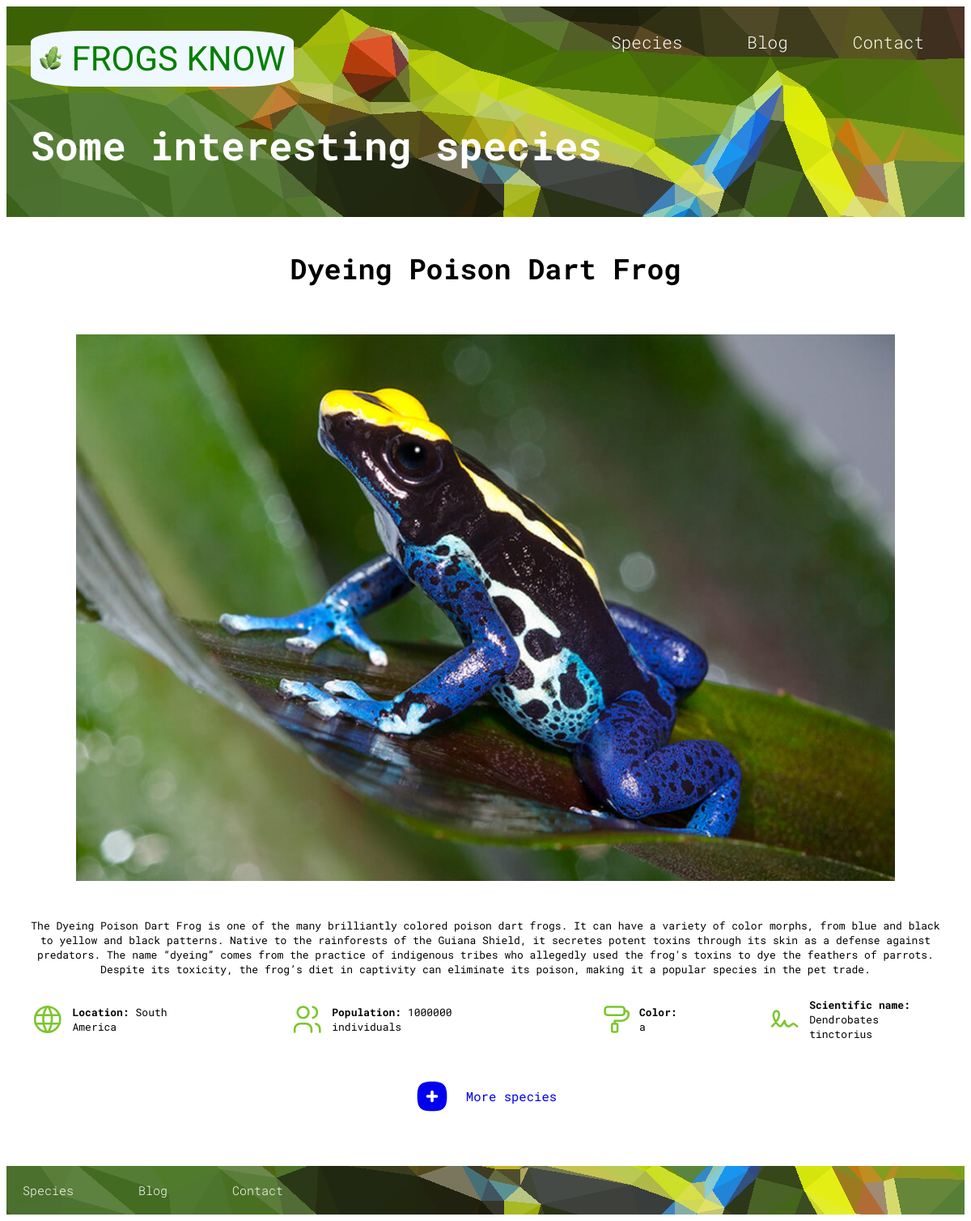
/specie.php?name=Dyeing+Poison+Dart+Frog, run on the app's committed database.
### tables this page shows
CREATE TABLE IF NOT EXISTS `species` (
  `id` INT(11) NOT NULL AUTO_INCREMENT,
  `name` VARCHAR(45) NOT NULL,
  `continent` VARCHAR(45) NOT NULL,
  `short_description` VARCHAR(200) NOT NULL,
  `description` LONGTEXT NOT NULL,
  `picture` VARCHAR(200) NOT NULL,
  `population` INT(15) NOT NULL,
  `color` VARCHAR(45) NOT NULL,
  `name_scientific` VARCHAR(45) NOT NULL,
  PRIMARY KEY (`id`));

### includes/db/db.php (called while the page is built, shortened)
<?php
    function obtainInfoSpecie($db, $name) : array {
        $name = $db->real_escape_string($name);
        $sql = "SELECT * FROM species WHERE name = ?";
        if ($stmt = $db->prepare($sql)) {
        $stmt->bind_param('s', $name);
        $stmt->execute();
        $result = $stmt->get_result();
        if ($result) {
            if ($result->num_rows > 0) {
                $info = $result->fetch_assoc();
                return $info;
            } else {;
                return [];
            }
        } else {
            echo 'Error en la consulta: ' . $stmt->error;
            return [];
        }
    }
    }
?>

### specie.php (the view, shortened to what this page needs)
<!DOCTYPE html>
<html lang="en">
<head>
    <link rel="stylesheet" href="build/css/specie.css">
</head>
<body>
    <header class="header">
        <section class="contenedor">
            <div class="barra">
                <a href="/" class="logo">
                    <img src="build/img/logo.svg">
                    FROGS KNOW
                </a>
            <nav class="naveg">
                <a href="species.php">Species</a>
                <a href="blog.php">Blog</a>
                <a href="contact.html">Contact</a>
            </nav>
            </div>
            <h1 class="titulo">Some interesting species</h1>
    </header>
    <main>
        <?php
        include '/apache/htdocs/FrogsKnow/includes/db/db.php';
        if (isset($_GET['name'])) {
            $name = urldecode($_GET['name']);
            $db = connectDB();
            $specie = obtainInfoSpecie($db, $name);
            if (! $specie) {
                echo 'No se encontró la especie :(';
            }
            else {
                echo '
                <section class="title-specie">
                    <h1>'.htmlspecialchars($specie['name']).'</h1>
                </section>
                <picture class="pic">
                    <source srcset="build/img/'.htmlspecialchars($specie['picture']).'.jpg" type="image/jpg">
                    <img loading="lazy" src="build/img/'.htmlspecialchars($specie['picture']).'.jpg" alt="specie">
                </picture>
                <p>'.htmlspecialchars($specie['description']).'</p>
                <div class="info-specie">
                    <div class="characteristic">
                        <p><span>Location:</span> '.htmlspecialchars($specie['continent']).'</p>
                    </div>
                    <div class="characteristic">
                        <p><span>Population: </span> '.htmlspecialchars($specie['population']).' individuals</p>
                    </div>
                    <div class="characteristic">
                        <p><span>Color: </span> '.htmlspecialchars($specie['color']).'</p>
                    </div>
                    <div class="characteristic">
                        <p><span>Scientific name: <br></span> '.htmlspecialchars($specie['name_scientific']).'</p>
                    </div>
                </div>
                ';
            }
        } else {
            echo 'Error al obtener especie';
        }
        ?>
    <section>
        <a class="more" href="species.php">
            <p>More species</p>
        </a>
    </section>
    </main>
    <footer class="footer">
        <nav class="naveg">
            <a href="species.php">Species</a>
            <a href="blog.php">Blog</a>
            <a href="contact.html">Contact</a>
        </nav>
    </footer>
</body>
</html>

### build/css/specie.css (style rules this page uses)
:root { --blanco: #ffffff; --amarillo: #ffec00; --azul: #009988; --azuloscuro: #007A6D; --grisclaro: #DFE9F3; --negro: black; --rosa: #f17ce1 ; --verde: #7bc62d; --verdeclaro: #a7cd7e; }
html { font-size: 62.5%; }
body { font-family: "Roboto Mono", monospace; font-optical-sizing: auto; font-style: normal; text-align: center; }
main { margin: 2rem 3rem; margin-bottom: 6rem; }
.header .contenedor img { height: 3rem; width: 3rem; }
h1 { font-size: 350%; margin-top: 4rem; }
.titulo { text-align: left; }
p { font-size: 130%; }
.title-specie { margin: 2rem auto; }
.pic img { padding: 3rem; width: 90%; height: auto; }
.footer { background: url('/build/img/fondo_header.svg') no-repeat center center/cover; color: #fff; text-decoration: none; height: 6rem; }
.naveg { display: flex; flex-direction: row; column-gap: 4rem; height: 100%; align-items:center; font-weight: 350; }
.naveg a { text-decoration: none; color: white; font-size: 150%; justify-content: center; margin: 0 2rem; }
.more { display: flex; flex-direction: row; column-gap: 2rem; align-items: center; justify-content: center; text-decoration: none; font-size: 120%; margin-top: 3rem; }

### data on the page
species: name "Dyeing Poison Dart Frog", picture (picture), description "The Dyeing Poison Dart Frog is one of the many brilliantly colored poison dart frogs. It can have a variety of color morphs, from blue and black to yellow and black patterns. Native to the rainforests of the Guiana Shield, it secretes potent toxins through its skin as a defense against predators. The name “dyeing” comes from the practice of indigenous tribes who allegedly used the frog's toxins to dye the feathers of parrots. Despite its toxicity, the frog’s diet in captivity can eliminate its poison, making it a popular species in the pet trade.", continent "South America", population "1000000", color "a", name_scientific "Dendrobates tinctorius"
